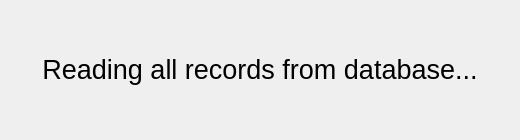
<?xml version="1.0" encoding="UTF-8"?>
<ui version="4.0">
 <class>InitWidget</class>
 <widget class="QWidget" name="InitWidget">
  <property name="windowModality">
   <enum>Qt::ApplicationModal</enum>
  </property>
  <property name="geometry">
   <rect>
    <x>0</x>
    <y>0</y>
    <width>520</width>
    <height>140</height>
   </rect>
  </property>
  <property name="contextMenuPolicy">
   <enum>Qt::NoContextMenu</enum>
  </property>
  <property name="autoFillBackground">
   <bool>false</bool>
  </property>
  <widget class="QLabel" name="label">
   <property name="geometry">
    <rect>
     <x>20</x>
     <y>20</y>
     <width>480</width>
     <height>100</height>
    </rect>
   </property>
   <property name="sizePolicy">
    <sizepolicy hsizetype="Preferred" vsizetype="Preferred">
     <horstretch>0</horstretch>
     <verstretch>0</verstretch>
    </sizepolicy>
   </property>
   <property name="autoFillBackground">
    <bool>true</bool>
   </property>
   <property name="frameShape">
    <enum>QFrame::NoFrame</enum>
   </property>
   <property name="frameShadow">
    <enum>QFrame::Plain</enum>
   </property>
   <property name="text">
    <string>&lt;html&gt;&lt;head/&gt;&lt;body&gt;&lt;p align=&quot;center&quot;&gt;&lt;span style=&quot; font-size:20pt;&quot;&gt;Reading all records from database...&lt;/span&gt;&lt;/p&gt;&lt;/body&gt;&lt;/html&gt;</string>
   </property>
   <property name="textFormat">
    <enum>Qt::RichText</enum>
   </property>
   <property name="scaledContents">
    <bool>false</bool>
   </property>
   <property name="alignment">
    <set>Qt::AlignCenter</set>
   </property>
   <property name="wordWrap">
    <bool>true</bool>
   </property>
   <property name="margin">
    <number>0</number>
   </property>
  </widget>
 </widget>
 <resources/>
 <connections/>
</ui>
